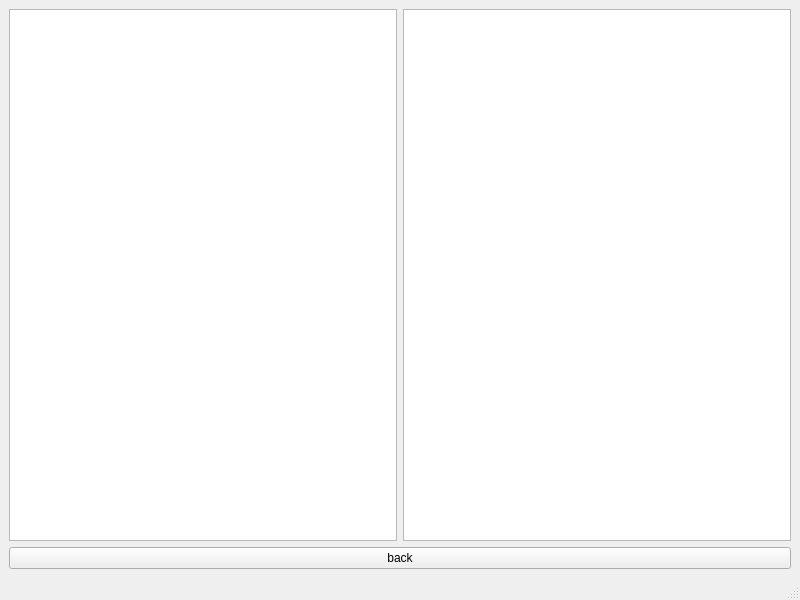
<?xml version="1.0" encoding="UTF-8"?>
<ui version="4.0">
 <class>MainWindowDisplay</class>
 <widget class="QMainWindow" name="MainWindowDisplay">
  <property name="geometry">
   <rect>
    <x>0</x>
    <y>0</y>
    <width>800</width>
    <height>600</height>
   </rect>
  </property>
  <property name="windowTitle">
   <string>MainWindow</string>
  </property>
  <widget class="QWidget" name="centralwidget">
   <layout class="QVBoxLayout" name="verticalLayout">
    <item>
     <layout class="QHBoxLayout" name="horizontalLayout">
      <item>
       <widget class="QListWidget" name="listWidgetDisplay"/>
      </item>
      <item>
       <widget class="QListView" name="listViewDisplay"/>
      </item>
     </layout>
    </item>
    <item>
     <widget class="QPushButton" name="pushButtonBack">
      <property name="text">
       <string>back</string>
      </property>
     </widget>
    </item>
   </layout>
  </widget>
  <widget class="QMenuBar" name="menubar">
   <property name="geometry">
    <rect>
     <x>0</x>
     <y>0</y>
     <width>800</width>
     <height>22</height>
    </rect>
   </property>
  </widget>
  <widget class="QStatusBar" name="statusbar"/>
 </widget>
 <resources/>
 <connections/>
</ui>
